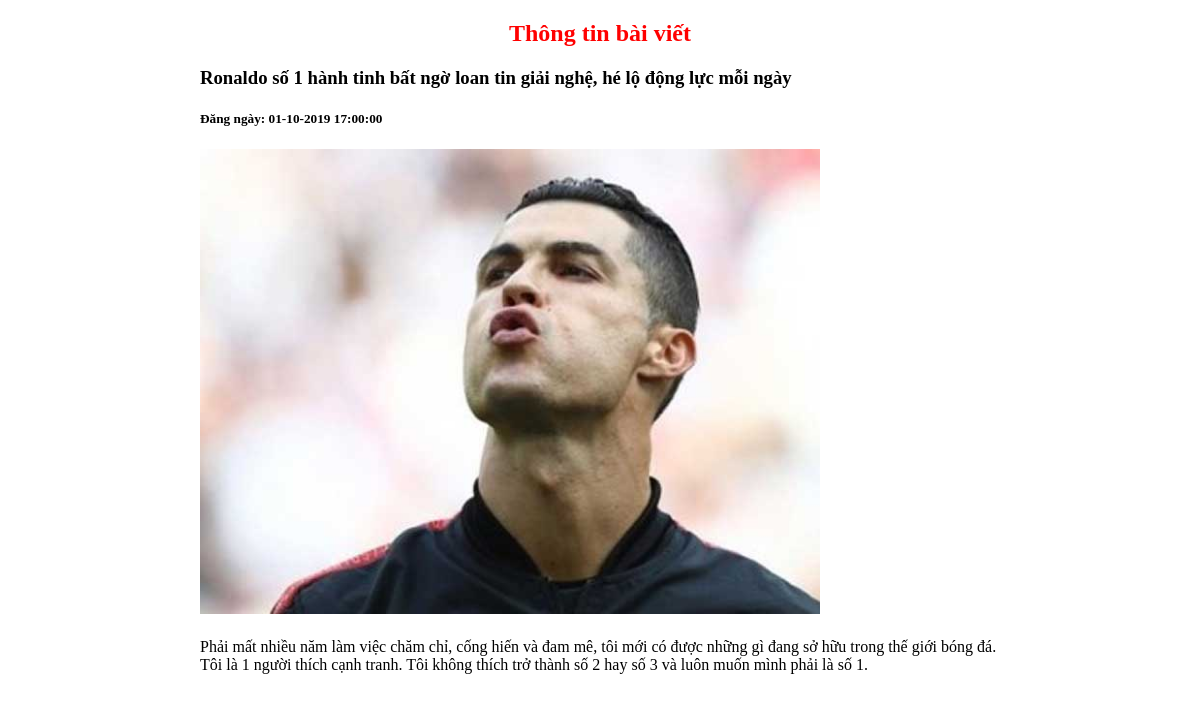
/index.php?action=detail&id=10, run on the app's committed database.
### tables this page shows
CREATE TABLE `news` (
  `id` int(11) NOT NULL,
  `title` varchar(255) NOT NULL,
  `description` varchar(255) NOT NULL,
  `image` varchar(50) NOT NULL,
  `created_at` timestamp NOT NULL DEFAULT current_timestamp() ON UPDATE current_timestamp()
);

### Model/DbConnect.php (called while the page is built)
<?php
    class DbConnect {
		public function DbConnect() {
			$conn = new mysqli('localhost','root','','exercise2');
			$conn->set_charset('utf8');
			if(mysqli_connect_errno()){
				echo "Lỗi kết nối: " . mysqli_connect_error();
				die();
			}else{
				return $conn;
			}
		}
	}
?>

### Model/NewModel.php (called while the page is built, shortened)
<?php
require_once('DbConnect.php');
class NewModel extends DbConnect {
	protected $conn;
	public function __construct() {
		$this->conn = $this->DbConnect();
	}
	function detailNews($id) {
		$queryDetail = "SELECT * FROM news WHERE id = '{$id}'";
		$arDetail    = $this->conn->query($queryDetail);
		return $arDetail;
	}
};
?>

### View/detail.php (the view)
<h2 class="title">Thông tin bài viết</h2>
<?php
	$showDetail = mysqli_fetch_assoc($ar_Detail);
	$date       = date_create($showDetail['created_at']);
?>
<div class="detail">
	<h3><?php echo $showDetail['title'] ?></h3>
	<h5>Đăng ngày: <?php echo date_format($date,"d-m-Y H:i:s");?></h5>
	<img src='public/img/<?php echo $showDetail['image'] ?>' style="width: 620px" alt="">
	<span><?php echo $showDetail['description'] ?></span>
</div>

### public/css/style.css (style rules this page uses)
.title { color: red; text-align: center; }
.detail { width: 800px; margin: 10px auto; }
.detail span { display: block; padding-top: 20px; }

### data on the page
news: title "Ronaldo số 1 hành tinh bất ngờ loan tin giải nghệ, hé lộ động lực mỗi ngày", created_at "01-10-2019 17:00:00", image (picture), description "Phải mất nhiều năm làm việc chăm chỉ, cống hiến và đam mê, tôi mới có được những gì đang sở hữu trong thế giới bóng đá. Tôi là 1 người thích cạnh tranh. Tôi không thích trở thành số 2 hay số 3 và luôn muốn mình phải là số 1."
